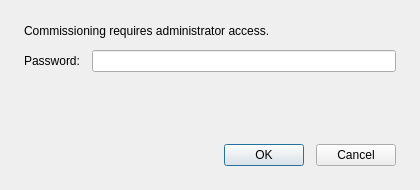
<?xml version="1.0" encoding="UTF-8"?>
<ui version="4.0">
 <class>AdminLoginDialog</class>
 <widget class="QDialog" name="AdminLoginDialog">
  <property name="geometry">
   <rect>
    <x>0</x>
    <y>0</y>
    <width>420</width>
    <height>190</height>
   </rect>
  </property>
  <property name="minimumSize">
   <size>
    <width>420</width>
    <height>190</height>
   </size>
  </property>
  <property name="windowTitle">
   <string>Administrator Access</string>
  </property>
  <layout class="QVBoxLayout" name="verticalLayout">
   <property name="leftMargin">
    <number>24</number>
   </property>
   <property name="topMargin">
    <number>24</number>
   </property>
   <property name="rightMargin">
    <number>24</number>
   </property>
   <property name="bottomMargin">
    <number>24</number>
   </property>
   <property name="spacing">
    <number>12</number>
   </property>
   <item>
    <widget class="QLabel" name="lbl_prompt">
     <property name="text">
      <string>Commissioning requires administrator access.</string>
     </property>
     <property name="wordWrap">
      <bool>true</bool>
     </property>
    </widget>
   </item>
   <item>
    <layout class="QHBoxLayout" name="layout_password">
     <property name="spacing">
      <number>12</number>
     </property>
     <item>
      <widget class="QLabel" name="lbl_password">
       <property name="text">
        <string>Password:</string>
       </property>
      </widget>
     </item>
     <item>
      <widget class="QLineEdit" name="ledit_password">
       <property name="echoMode">
        <enum>QLineEdit::EchoMode::Password</enum>
       </property>
      </widget>
     </item>
    </layout>
   </item>
   <item>
    <widget class="QLabel" name="lbl_error">
     <property name="text">
      <string/>
     </property>
     <property name="wordWrap">
      <bool>true</bool>
     </property>
     <property name="visible">
      <bool>false</bool>
     </property>
    </widget>
   </item>
   <item>
    <spacer name="verticalSpacer">
     <property name="orientation">
      <enum>Qt::Orientation::Vertical</enum>
     </property>
     <property name="sizeType">
      <enum>QSizePolicy::Policy::MinimumExpanding</enum>
     </property>
     <property name="sizeHint" stdset="0">
      <size>
       <width>20</width>
       <height>10</height>
      </size>
     </property>
    </spacer>
   </item>
   <item>
    <layout class="QHBoxLayout" name="layout_buttons">
     <item>
      <spacer name="horizontalSpacer">
       <property name="orientation">
        <enum>Qt::Orientation::Horizontal</enum>
       </property>
       <property name="sizeHint" stdset="0">
        <size>
         <width>40</width>
         <height>20</height>
        </size>
       </property>
      </spacer>
     </item>
     <item>
      <widget class="QPushButton" name="btn_ok">
       <property name="text">
        <string>OK</string>
       </property>
       <property name="default">
        <bool>true</bool>
       </property>
      </widget>
     </item>
     <item>
      <widget class="QPushButton" name="btn_cancel">
       <property name="text">
        <string>Cancel</string>
       </property>
      </widget>
     </item>
    </layout>
   </item>
  </layout>
 </widget>
 <resources/>
 <connections/>
</ui>
